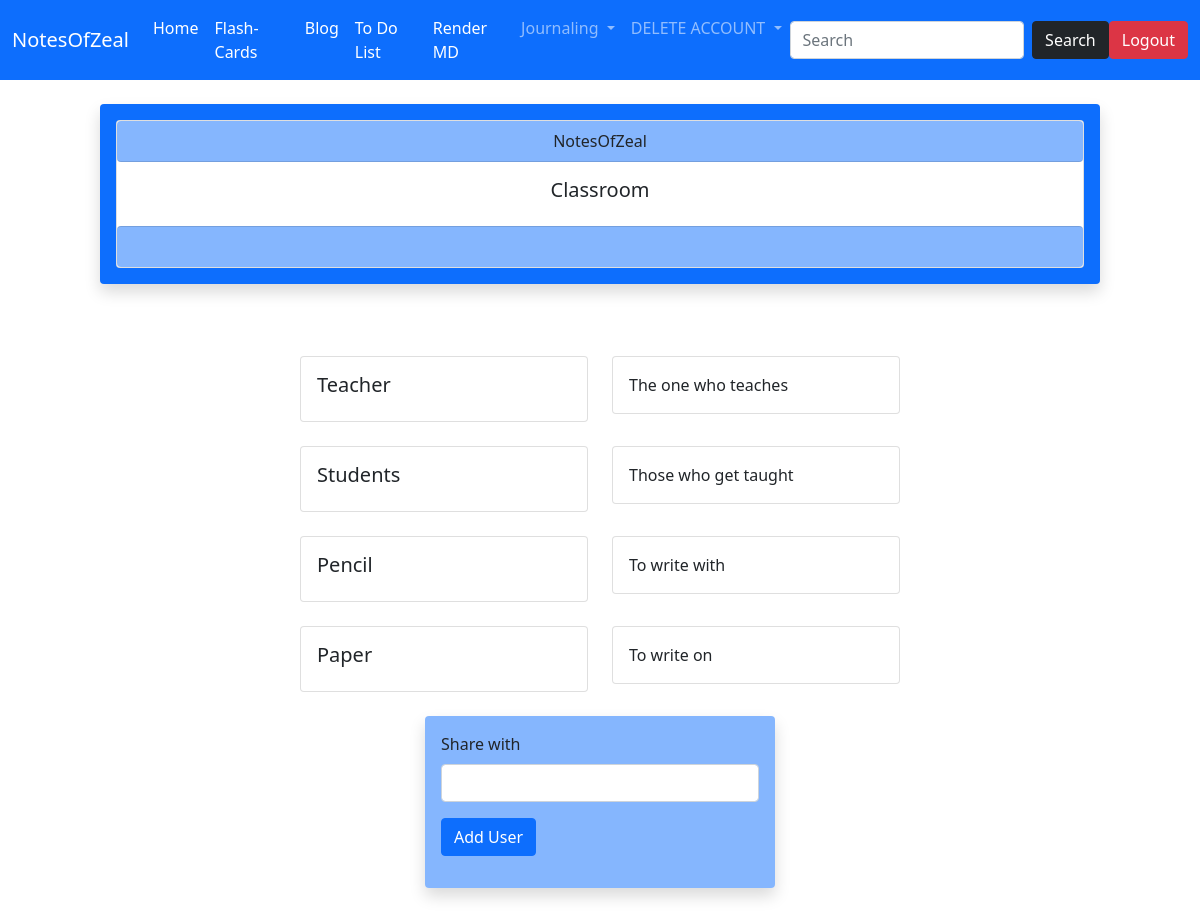
The page /renderfc/8699 (signed in) on the database its author committed.
### website/models.py (models this page shows)
class Flashcard(UserMixin, db.Model):
    id = db.Column(db.Integer, primary_key = True)
    owner = db.Column(db.String(64))
    fctitle = db.Column(db.String(64))
    fcterm =  db.Column(db.String(64))
    fcdesc = db.Column(db.String(5000))
    fcurl = db.Column(db.Integer)

### website/routes.py (the view, shortened to what this page needs)
@login_required
@myobj.route('/renderfc/<int:num>', methods = ['GET', 'POST'])
def renderfc(num):
    currentowner =  (Flashcard.query.filter_by(fcurl = num).first()).owner == current_user.username
    form = ShareForm()
    color = 'danger'
    templist = []
    flashcards = Flashcard.query.filter_by(fcurl = num).all() #gets all the terms of the flashcard given specified url
    for flashcard in flashcards:
        title = flashcard.fctitle
        templist.append({'term': flashcard.fcterm, 'description':flashcard.fcdesc})
    return render_template('renderfc.html', title = title, templist = templist, form = form, color = color, currentowner = currentowner)

### website/forms.py
class ShareForm(FlaskForm):
    sharedwith = StringField('Share with', validators = [InputRequired()])
    submit = SubmitField('Add User')

class SearchForm(FlaskForm):
    searched = StringField("Searched", validators = [DataRequired()])
    submit = SubmitField("Submit")

### website/models.py (called while the page is built)
@logging.user_loader
def load_user(user_id):
    return User.query.get(int(user_id))

### website/routes.py (called while the page is built)
@myobj.context_processor
def base():
    form = SearchForm()
    return dict(form=form)

### website/templates/renderfc.html (shortened to what this page needs)
{% extends 'base.html' %}
{% block content %}
<div class="shadow p-3 mb-5 bg-primary bg-opacity-0 rounded mx-auto" style="width: 1000px;">
    <div class="card text-center">
        <div class="bg-primary bg-opacity-50 rounded card-header">
          NotesOfZeal
        </div>
        <div class="card-body">
          <h5 class="card-title">{{title}}</h5>
        </div>
        <div class="bg-primary bg-opacity-50 rounded card-footer text-muted">
          <br>
        </div>
    </div>
</div>
<br>
{% for items in templist %}
<div class="mx-auto" style="width: 600px;">
    <div class="row">
        <div class="col-sm-6">
          <div class="card">
            <div class="card-body">
              <h5 class="card-title">{{ items.term }}</h5>
            </div>
          </div>
        </div>
        <div class="col-sm-6">
          <div class="card">
            <div class="card-body">
              <p1 class="card-text">{{ items.description }}</p1>
            </div>
          </div>
        </div>
    </div>
</div>
<br>
{% endfor %}
{% if currentowner == True %}
<div class="shadow p-3 mb-5 bg-primary bg-opacity-50 rounded mx-auto" style="width: 350px;">
  <form method = "POST" novalidate>
      <p>
          {{ form.sharedwith.label(class="form-label") }}
          {{ form.sharedwith(class="form-control") }}
      </p>
      <p>
          {{ form.submit(class="btn btn-primary") }}
      </p>
  </form>
</div>
{% endif %}
{% endblock %}

### rows shown on the page
Flashcard: fctitle "Classroom", term "Paper", description "To write on"
Flashcard: term "Teacher", description "The one who teaches"
Flashcard: term "Students", description "Those who get taught"
Flashcard: term "Pencil", description "To write with"
